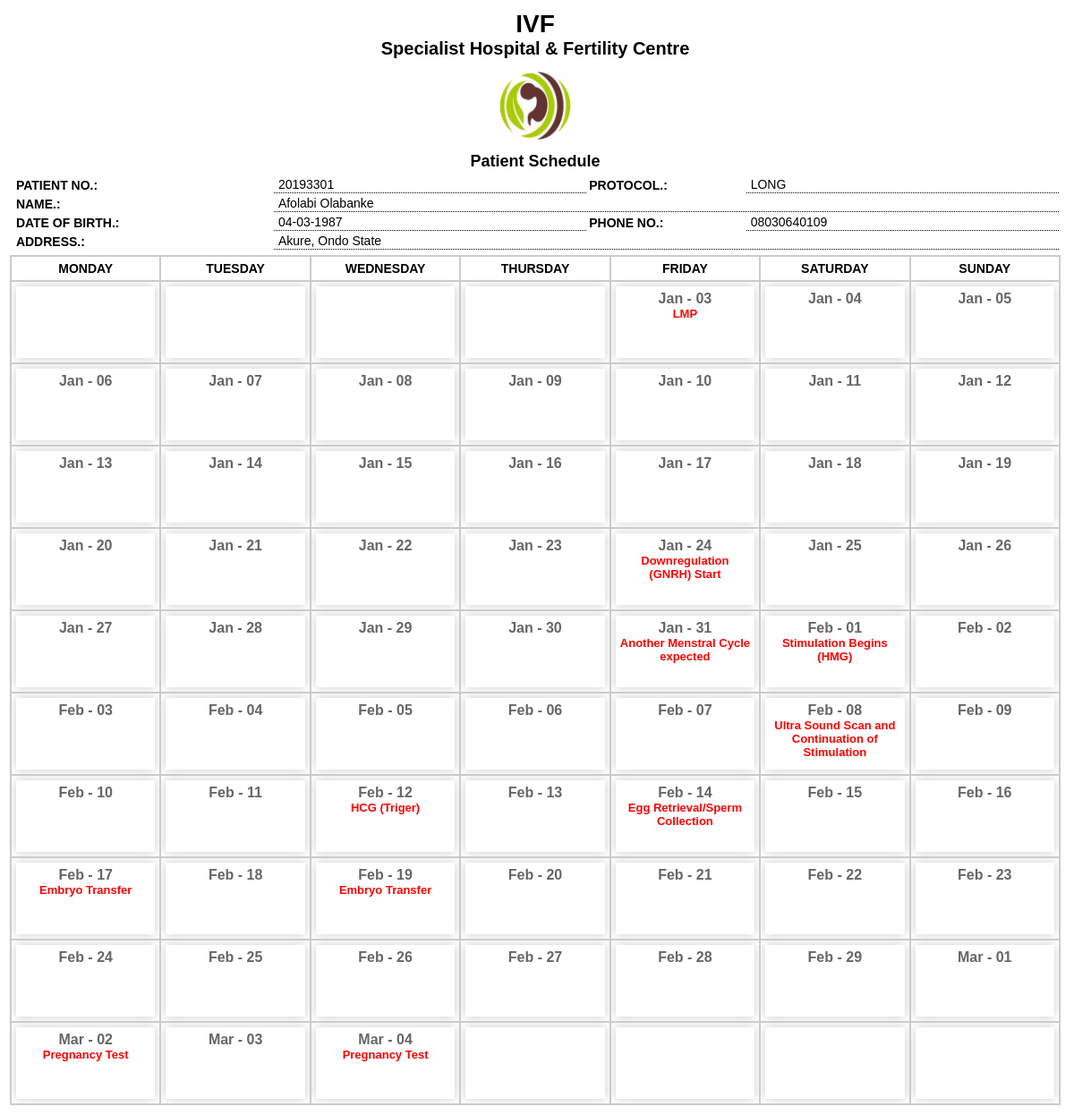
Screenshot of /schedule.php?pno=20193301 with the database file from the repository.
### tables this page shows
CREATE TABLE IF NOT EXISTS `patientrecord` (
  `id` int(12) NOT NULL AUTO_INCREMENT,
  `pno` varchar(50) NOT NULL,
  `name` varchar(300) NOT NULL,
  `tel` varchar(50) NOT NULL,
  `address` varchar(300) NOT NULL,
  `ptype` varchar(100) NOT NULL,
  `lnp` date NOT NULL,
  `sp` varchar(300) NOT NULL,
  `dob` date NOT NULL,
  `refdate` date NOT NULL,
  PRIMARY KEY (`id`)
);

### func.inc.php (called while the page is built, shortened)
<?php
function result($query){
	$conn=mysqli_connect("localhost","root","","paramount");
	if(!$result=mysqli_query($conn,$query)){
	   $message=mysqli_error($conn);
	return $message;
}
else
{
	return $result;
}
}
?>

### schedule.php (the view, shortened to what this page needs)
<?php
	include_once("func.inc.php");
	if(!isset($_REQUEST["pno"]) || $_REQUEST["pno"]==""){
		header("location: index.php");
	}else{
		$pno=$_REQUEST["pno"];
	}
?>
<!DOCTYPE html PUBLIC "-//W3C//DTD XHTML 1.0 Transitional//EN" "http://www.w3.org/TR/xhtml1/DTD/xhtml1-transitional.dtd">
<html xmlns="http://www.w3.org/1999/xhtml">
<head>
<link type="text/css" rel="stylesheet" href="mycss.css" />
</head>
<body bgcolor="#ffffff">
<center>
<table width="100%" >
<?php
	echo
	'<tr>
			<td align="center" colspan="6">
				<span style="font-size:28px;font-weight:bold;">IVF</span><br>
				<span style="font-size:20px;font-weight:bold;">Specialist Hospital & Fertility Centre</span><br /><br />
					<img src="images/logo.jpg" width="80" align="bottom"/><br />
					<br />
						<span style="font-size:18px;font-weight:bold;">Patient Schedule</span>
			</td>
		</tr>';
$sql=result("SELECT * FROM patientrecord WHERE pno='$pno' ORDER BY id DESC LIMIT 0,1");
$ret=mysqli_fetch_array($sql);
echo "<tr>";
				echo '<td colspan="6" align="left" style="font-size:14px;">';
					echo '<table align="center" width="100%">';
						echo '<tr>
								<td align="left" width="25%">&nbsp;<b>PATIENT NO.:</b></b></td>
								<td align="left" width="30%" style="border-bottom:#000000 dotted 1px;">&nbsp;'.$ret[1].'</td>
								<td align="left" width="15%"><b>PROTOCOL.:</b></td>
								<td align="left" width="30%" style="border-bottom:#000000 dotted 1px;" >&nbsp;'.$ret[5].'</td>
							</tr>';
							echo "<tr>";
							echo '<td align="left" width="20%">&nbsp;<b>NAME.:</b></td>';
							echo '<td align="left" width="80%" colspan="3" style="border-bottom:#000000 dotted 1px;">&nbsp;'.$ret[2].'</td>';
						echo '</tr>';
							echo '<tr>
								<td align="left" width="25%">&nbsp;<b>DATE OF BIRTH.:</b></td>
								<td align="left" width="30%" style="border-bottom:#000000 dotted 1px;">&nbsp;'.date("d-m-Y",strtotime($ret[8])).'</td>
								<td align="left" width="15%"><b>PHONE NO.:</b></td>
								<td align="left" width="30%" style="border-bottom:#000000 dotted 1px;" >&nbsp;'.$ret[3].'</td>
							</tr>';
							echo "<tr>";
							echo '<td align="left" width="20%">&nbsp;<b>ADDRESS.:</b></td>';
							echo '<td align="left" width="80%" colspan="3" style="border-bottom:#000000 dotted 1px;">&nbsp;'.$ret[4].'</td>';
						echo '</tr>';
					echo '</table>';
				echo '</td>';
			echo '</tr>';
echo '
	<tr>
	<td colspan="6" width="100%" style="font-size:14px;">
	<table width="100%" style="background-color:#ccc;">
	<tr style="background-color:#fff;">
				<td align="center" style="padding:5px 0px; width: 14.28%;"><b>MONDAY</b></td>
				<td align="center" style="padding:5px 0px; width: 14.28%;"><b>TUESDAY</b></td>
				<td align="center" style="padding:5px 0px; width: 14.28%;"><b>WEDNESDAY</b></td>
				<td align="center" style="padding:5px 0px; width: 14.28%;"><b>THURSDAY</b></td>
				<td align="center" style="padding:5px 0px; width: 14.28%;"><b>FRIDAY</b></td>
				<td align="center" style="padding:5px 0px; width: 14.28%;"><b>SATURDAY</b></td>
				<td align="center" style="padding:5px 0px; width: 14.28%;"><b>SUNDAY</b></td>
			</tr>';
	$psql=result("SELECT * FROM protocol WHERE typ='$ret[5]' AND pid>=$ret[7] ORDER BY pid ASC");
	$sn=0;
	$dat=$ret[6];
	$events=array();
	$days=0;
	while($rec=mysqli_fetch_array($psql)){
		$sn+=1;
		$days+=$rec[3];
		if($sn==1){
			$dat=$dat;
		}else{
			$dat=date('Y-m-d', strtotime($dat. ' + '.$rec[3].' days'));
		}
		$events[$dat]=$rec[2];
	}
	$fd = date("N", strtotime($ret[6]));
	if($ret[5]=="LONG" && $ret[7]!=1){
		$llmpsql=result("SELECT SUM(days) FROM protocol WHERE typ='LONG' AND pid<=$ret[7]");
		list($lmpd)=mysqli_fetch_row($llmpsql);
		$lmpd=$lmpd;
		$lmp=date('Y-m-d', strtotime($ret[6]. ' - '.$lmpd.' days'));
		$ld=date("N", strtotime($lmp));
		$clmp=1;
	}else{
		$clmp=0;
	}
	echo '<tr style="background-color:#fff;">';
			$i=1;
			while($i<$fd){
				if($clmp==1 && $ld<$fd && $ld==$i){
					echo '<td align="center" style="padding: 5px; width:14.28%;">';
						echo '<div class="quotes"><div style="padding:5px;">';
								echo '<span style="font-size:16px;">';
								echo date("M", mktime(0, 0, 0, substr($lmp,-5,2), 10));
								echo " - ";
								echo substr($lmp,-2);
								echo '</span>';
								echo '<br /><span style="color:#F00;">LMP</span>';
					echo '</div></div>';
					echo '</td>';
				}else{
					echo '<td align="center" style="padding: 5px; width:14.28%;">';
					echo '<div class="quotes"><div style="padding:5px;">&nbsp;';
					echo '</div></div>';
					echo '</td>';
				}
				$i++;
			}
			for($a=0;$a<=$days;$a++){
				if($a==0){
					$cd=$ret[6];
				}else{
					$cd=date('Y-m-d', strtotime($cd. ' + 1 days'));
				}
				echo '<td align="center" style="padding: 5px; width:14.28%;">';
				echo '<div class="quotes"><div style="padding:5px;"><span style="font-size:16px;">';
						echo date("M", mktime(0, 0, 0, substr($cd,-5,2), 10));
						echo " - ";
						echo substr($cd,-2);
				echo '</span>';
				if(array_key_exists($cd,$events )){
					echo '<br /><span style="color:#F00;">'.$events[$cd].'</span>';
				}
				echo '</div></div>';
				echo '</td>';
				if($i%7==0){
					echo '</tr>';
					if($a<$days){
						echo '<tr style="background-color:#fff;">';
					}
				}
				if($i%7!=0 || $a<$days){
					$i++;
				}
			}
			if($i%7!=0){
				$b=$i%7;
				while($b<=7){
					echo '<td align="center" style="padding: 5px; width:14.28%;">';
					echo '<div class="quotes"><div style="padding:5px;">&nbsp;';
					echo '</div></div>';
					echo '</td>';
					$b++;
				}
				echo '</td>';
			}
	echo '
	</table>
	<td>
	</tr>
	';
?>
</center>
</body>
</html>

### mycss.css (style rules this page uses)
.quotes { font-family:Verdana, Geneva, sans-serif; font-size:13px; font-weight:bold; color:#666; background-color:#fff; box-shadow:0px 0px 10px 0px #ccc; float: left; width: 100%; height: 80px; }

### schedule.php (style rules this page uses)
body { font-family:Verdana, Arial, Helvetica, sans-serif; font-size:12px; }

### rows the page displays
patientrecord: pno "20193301", ptype "LONG", name "Afolabi Olabanke", dob "04-03-1987", tel "08030640109", address "Akure, Ondo State", sp "1" (drawn), lnp "Jan", lnp "03", lnp "LMP", lnp "04", lnp "05", lnp "06", lnp "07", lnp "08", lnp "09", lnp "10", lnp "11", lnp "12", lnp "13", lnp "14", lnp "15", lnp "16", lnp "17", lnp "18", lnp "19", lnp "20", lnp "21", lnp "22", lnp "23", lnp "24", lnp "Downregulation (GNRH) Start", lnp "25", lnp "26", lnp "27", lnp "28", lnp "29", lnp "30", lnp "31", lnp "Another Menstral Cycle expected", lnp "Feb", lnp "01", lnp "Stimulation Begins (HMG)", lnp "02", lnp "Ultra Sound Scan and Continuation of Stimulation", lnp "HCG (Triger)", lnp "Egg Retrieval/Sperm Collection", lnp "Embryo Transfer", lnp "Mar", lnp "Pregnancy Test"
